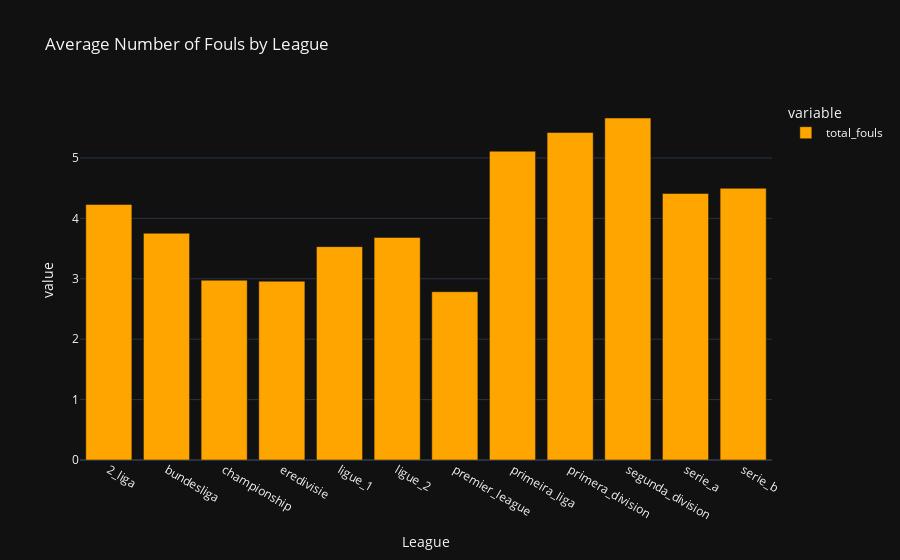

Notebook code cell kept with this figure:
### Code cell
fig2 = px.bar(new_df.groupby('League')['total_fouls'].mean(), title='Average Number of Fouls by League', template= 'plotly_dark')
fig2.update_traces(marker_color='orange')
fig2.write_image('images/average_fouls_by_league.png')
fig2.show()

### Figure 1 — Plotly figure (JSON) as saved in the notebook; plotly's stock layout.template omitted (floating-point values rounded to 4 significant figures)
{"data": [{"alignmentgroup": "True", "hovertemplate": "variable=total_fouls<br>League=%{x}<br>value=%{y}<extra></extra>", "legendgroup": "total_fouls", "marker": {"color": "orange", "pattern": {"shape": ""}}, "name": "total_fouls", "offsetgroup": "total_fouls", "orientation": "v", "showlegend": true, "textposition": "auto", "type": "bar", "x": ["2_liga", "bundesliga", "championship", "eredivisie", "ligue_1", "ligue_2", "premier_league", "primeira_liga", "primera_division", "segunda_division", "serie_a", "serie_b"], "xaxis": "x", "y": [4.231, 3.754, 2.977, 2.96, 3.532, 3.685, 2.786, 5.113, 5.422, 5.662, 4.412, 4.498], "yaxis": "y"}], "layout": {"barmode": "relative", "legend": {"title": {"text": "variable"}, "tracegroupgap": 0}, "title": {"text": "Average Number of Fouls by League"}, "xaxis": {"anchor": "y", "domain": [0, 1], "title": {"text": "League"}}, "yaxis": {"anchor": "x", "domain": [0, 1], "title": {"text": "value"}}}}
